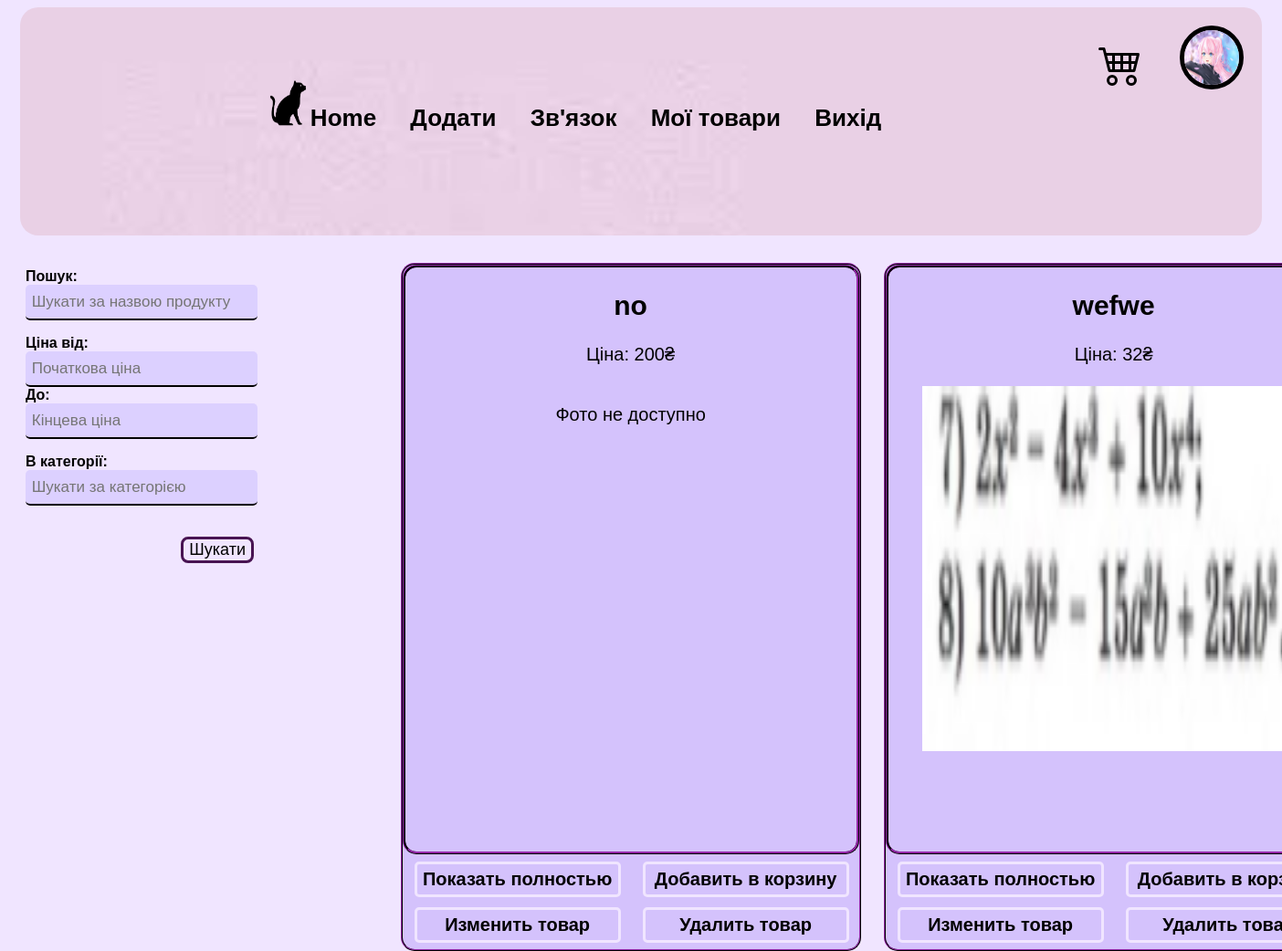
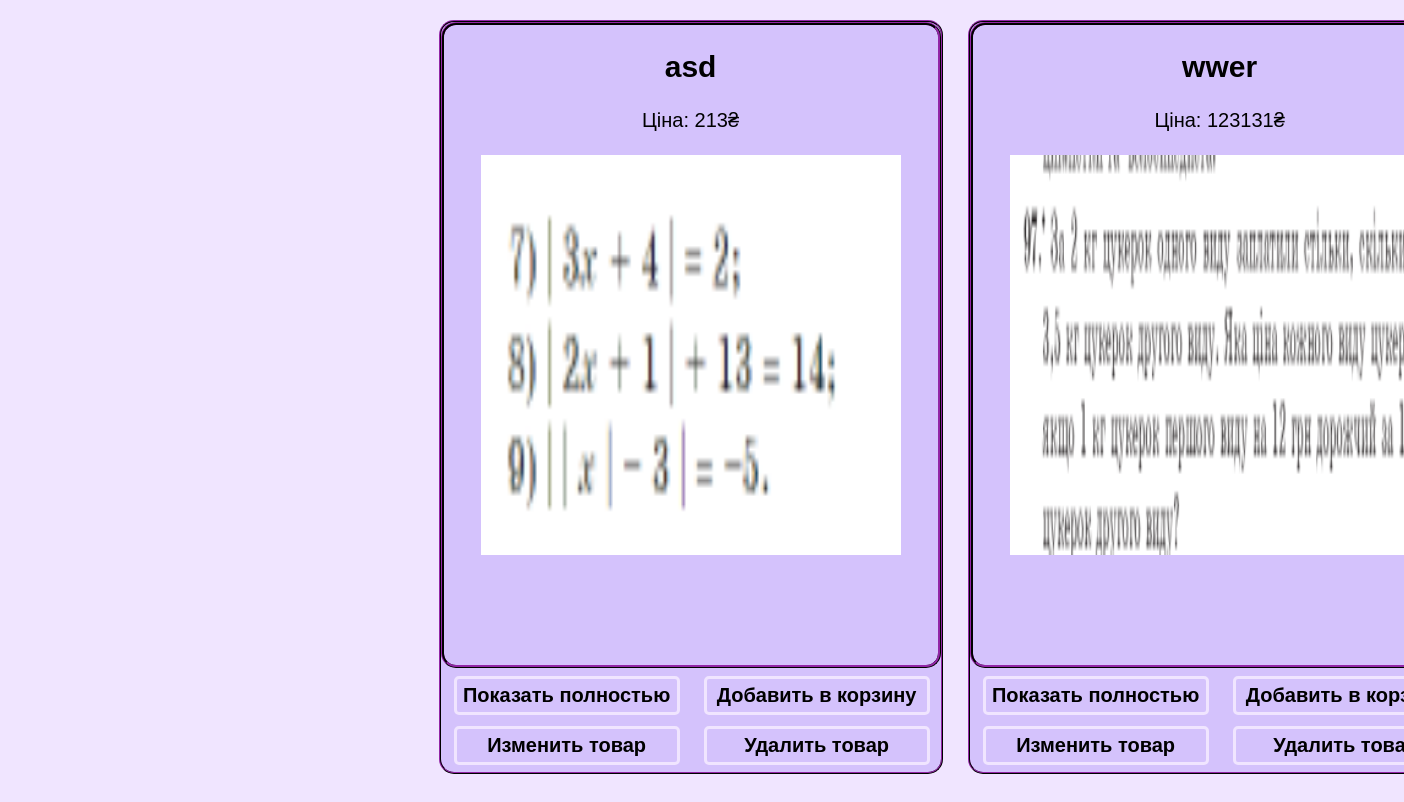
The app's page / (signed in) with its own data (2 pictures, top to bottom).
### users/models.py (models this page shows, shortened)
class Profile(models.Model):
	slug = models.SlugField(max_length=100, blank = True, null=True)
	user = models.OneToOneField(User, on_delete = models.CASCADE, blank=True, null=True)
	description = models.CharField(max_length = 100, blank =True, null=True)
	photo = models.ImageField(upload_to='user/%Y/%m/%d/', blank=True, null=True)

### shop/models.py (models this page shows, shortened)
class Product(models.Model):
	name =models.CharField(max_length = 255, verbose_name ='Назва товару:')
	slug= models.SlugField(max_length = 255, unique=True, db_index = True, verbose_name = "URL", blank = True)
	content = models.TextField(verbose_name="Опис товару: ")
	price = models.IntegerField(verbose_name = 'price')
	category = models.ForeignKey(Category,on_delete = models.PROTECT, verbose_name = "Категорія")
	seller = models.ForeignKey(Profile, on_delete = models.PROTECT, blank = True, null = True)
	is_banned = models.BooleanField(blank = True, null = True, default =False)
	is_published = models.BooleanField(blank = True, null = True,default=False)
	likes = models.ManyToManyField(User, blank=True, related_name='likes')
	dislikes = models.ManyToManyField(User, blank=True,related_name='dislikes')
	photo = models.ImageField(upload_to='products/%Y/%m/%d', blank=False, null=True, verbose_name="Фото товара")
	photoCode = models.TextField(null = True, blank = False)

### shop/views.py (the view)
# urls.py: 2. Add a URL to urlpatterns:  path('', views.home, name='home')
@login_required
def home(request):
    if not request.user.is_authenticated:
        return redirect("users:login")
    name = request.GET.get('name')
    filter_price_min = request.GET.get('price_min')
    filter_price_max = request.GET.get('price_max')
    category = request.GET.get('category')
    cats = Category.objects.all()
    profile = get_profile(request.user)
    products = Product.objects.filter(is_published=True)
    if name:
        products = products.filter(name__icontains=name)
    if category:
        products = products.filter(category__name__icontains=category)
    if filter_price_min:
        price_min = int(filter_price_min)
        products = products.filter(price__gte=price_min)
    if filter_price_max:
        price_max = int(filter_price_max)
        products = products.filter(price__lte=price_max)
    products = products.annotate(likes_count=Count('likes'))
    products = products.annotate(dislikes_count=Count('dislikes'))
    return render(request, 'shop/home.html', {
        'products': products,
        'profile': profile,
        'cats': cats,
    })

### shop/views.py (called while the page is built)
def get_profile(user):
    return get_object_or_404(Profile, user=user)

### shop/templates/shop/home.html (shortened to what this page needs)
{% extends 'shop/base.html' %}
{% load static %}
{% block content %}
<div class="search"><b>
<br><br>
<form method="get">
    Пошук: <input type="text" name="name" class="charfield" placeholder=" Шукати за назвою продукту">
    <p>
    Ціна від: <input type="number" name="price_min" class="charfield" id="min_price" placeholder=" Початкова ціна">
    <br>
    До: <br><input type="number" name="price_max" class="charfield" id="max_price" placeholder=" Кінцева ціна">
</p>
    В категорії: <input list="cat" name="category" class="charfield" placeholder=" Шукати за категорією">
<br>
<br>
   <p align="right" > <button type="submit" id="search">Шукати</button></p>
</form>
</div>
<div class="products">
    <br><br>
    {% for product in products %}
        <div class="product">
<div class="info">
        <h2>{{ product.name }}</h2>
        Ціна: {{ product.price }}₴<br><br>
            <div>
                {% if product.photo %}
                    <img src="{{ product.photo.url }}" alt="{{ product.images.first.caption }}" width="85%" height="400px">
                {% else %}
                    <p>Фото не доступно</p>
                {% endif %}
            </div><br>
</div>
<center>
        <table>
            <tr><td>
        <a href="{% url 'ShowProduct' product.slug %}"><b><div class = 'downBar'>Показать полностью</div></b></a></td>
        <td>
        <a href="{% url 'add_to_cart' product.id %}"><b><div class = 'downBar'>Добавить в корзину</div></b></a></td></tr>
        </table>
        {% if product.seller == profile %}
        <table class="full">
        <tr><td>
        <a href="{% url 'product_edit' product.id %}"><b><div class = 'downBar'>Изменить товар</div></b></a></div></td><td>
        <a href="{% url 'product_delete' product.id %}"><b><div class = 'downBar'>Удалить товар</div></b></a></td></tr>
        {% endif %}
    </div>
    {% endfor %}
{% endblock %}

### shop/templates/shop/base.html (shortened to what this page needs)
{% load static %}
<!DOCTYPE html>
<html>
<head>
	<link rel="stylesheet" type="text/css" href="{% static 'shop/CSS/main.css' %}">
<center>
<div class="topnav_all">
{% if user.is_authenticated %}
 <div class="topnav"><b>
  <a class="active" href="{% url 'home' %}"><img src="{%static 'shop/Icons/noun-cat-6850757.png'%}" width="50px" height="50px" id = 'cat'>Home</a>
  <a href="{% url 'add_product' %}">Додати</a>
  <a href="{% url 'contact' %}">Зв'язок</a>
  <a href="{% url 'my_products' %}">Мої товари</a>
  <a href="{% url 'users:logout' %}">Вихід</a>
</b></div>
  <div class="avatar">
  	  <a href="{% url 'cart_detail' %}" id = "cart"><img src="{%static 'shop/Icons/cart4.svg'%}" width="48px" height="48px" id = 'cart'></a>    	&emsp;&emsp;
  	  {%if profile.photo%}
<a href="{% url 'users:ShowProfile' profile.slug%}"align ="right"><img id = 'avatar' src="{{profile.photo.url}}" alt = "ava"></a>
{%else%}
<a href="{% url 'users:edit_profile' %}"align ="right"><img id = 'avatar' src="{%static 'shop/Images/default.png'%}" alt = "photo"></a>
{%endif%}
</div>
{%else%}
 <div class="topnav"><b>
  <a class="active" href="{% url 'users:login' %}"><img src="{%static 'shop/Icons/noun-cat-6850757.png'%}" width="50px" height="50px" id = 'cat'>Логін</a>
  <a href="{% url 'users:sign_up' %}">Реєстрація</a></b></div>
{%endif%}
</div> </center>
{%block content%}
{%endblock%}

### static/shop/CSS/main.css (style rules this page uses)
html { height: 100%; color:black; background-color: #F0E5FF; font-family: 'Comic Neue', sans-serif; background-size: cover; background-position: center; }
.products { display: flex; flex-wrap: wrap; padding: 10px; width: 90%; justify-content: center; margin-left: 300px; margin-right: 20px; }
.info { margin-bottom: 4px; background-color: #D4C2FC; height: 640px !important; font-size: 20px; border: ridge #481352 3px; border-radius: 15px; text-align: center; }
.product { width: 500px; font-size: 20px; border: ridge #481352 2px; border-radius: 15px; margin-left: 25px; margin-top: 20px; background-color: #D4C2FC; }
b { padding-bottom: 4px; padding-top: 2px; }
.downBar { border-radius: 5px; border: 3px solid #F0E5FF; background-color: #D4C2FC; padding: 5px; margin-bottom: 3px; border-collapse: collapse; transition: background-color 0.6s ease-in-out, transform 0.6s ease-in-out, border-radius 0.6s ease-in-out; width: 210px; margin-left: 10px; margin-right: 10px; }
.product table { height: 50px; white-space: nowrap; text-align: center; width: 70%; }
.full { height: 100px; white-space: nowrap; text-align: center; width: 70%; }
.product table b { font-size: 20px; }
a { text-decoration: none; color: black; }
.topnav { text-align: center; font-size: 26px; color: black; width: 800px; justify-content: center; display: block; height: 90px; margin: auto; }
.topnav a { text-decoration: none; color: black; '' padding-right: 30px; padding-left: 30px; padding-top: 20px; text-align: center; height:60px; }
#avatar { width: 60px; height: 60px; border-radius: 50%; border: 5px solid black; text-align: right; vertical-align: sub; margin-right: 20px; margin-top: 20px; }
.avatar { text-align: center; }
#cart { vertical-align: sup; text-align: center; }
.topnav_all { background: url('/static/shop/Images/top.png') fixed; background-position: top left; background-repeat: no-repeat; background-size: auto; background-size: cover; background-position: center; height: 250px; display: flex; flex-wrap: wrap; width: 98%; border-radius: 20px; }
.charfield { width: 250px; transition: width 1s ease-in-out; border: none; background-color: #DCD0FF; border-bottom: 2px solid black; border-radius: 5px; height: 35px; font-size: 17px; }
.charfield:not(:placeholder-shown) { background-color: #8de8fa; }
.search { width: 250px; float: left; position: absolute; margin-left: 20px; height: 100%; }
#search { transition-duration: 0.4s; background-color: transparent; color: black; border: 3px #481352 solid; border-radius: 8px; font-size: 18px; }
#search { margin-left: 20px; }

### records on screen
Profile: photo (picture)
Product: name "no", price "200", shows "Фото не доступно", shows "Изменить товар"
Product: name "wefwe", price "32", photo (picture), shows "Изменить товар"
Product: name "asd", price "213", photo (picture), shows "Изменить товар"
Product: name "wwer", price "123131", photo (picture), shows "Изменить товар"
